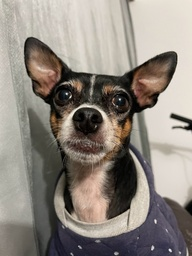
#> input picture DCT/IMG_0065.jpg, 192 x 256 px, shrunk from 643 x 857 before the run
$ jupyter execute DCT.ipynb
#> lines starting #> are read from the running program, lines starting #| are printed output that depends on the picture
# Laboratorio Numero 3

## Compresión de imágenes: La transformada discreta del coseno (DCT)

#### La DCT es la base para muchos esquemas de compresión de imágenes y audio, incluyendo los formatos jpg y mp3. En el caso de señales unidimensionales, la DCT está definida por la siguiente expresión:

$$
y(k) = DCT\{x(n)\} = w(k) \cdot \sum_{n=0}^{N-1} x(n) \cdot \cos \left[ \frac{\pi}{2N} \cdot (2n + 1) \cdot k \right]
$$
$$
\text{Para } 0 \leq k < N
$$
$$
\text{Donde: } w(k) = \begin{cases}
\sqrt{\frac{1}{N}} & \text{Para } k = 0, \\
\sqrt{\frac{2}{N}} & \text{Para } 1 \leq k < N
\end{cases}
$$
'''

## Metodología para el proceso de comprensión de imágenes usando la Transformada Discreta del Coseno (DCT)

### 1. División de la Imagen en Bloques
#### Las imágenes se dividen en bloques más pequeños, típicamente de 8x8 píxeles

[cell 1]
from PIL import Image
import numpy as np

def add_padding(image_array, block_size):
    height, width = image_array.shape
    padded_height = (height + block_size - 1) // block_size * block_size
    padded_width = (width + block_size - 1) // block_size * block_size
    padded_image = np.zeros((padded_height, padded_width), dtype=image_array.dtype)
    padded_image[:height, :width] = image_array
    return padded_image

def divide_image_into_blocks(image_path, block_size):
    # Cargar la imagen
#> called with image_path = 'IMG_0065.jpg', block_size = 8
    image = Image.open(image_path)
#> image is the input picture: PIL image 192x256 RGB; mean R, G, B 142.4, 135, 126.9
    image = image.convert('L')  # Convertir la imagen a escala de grises
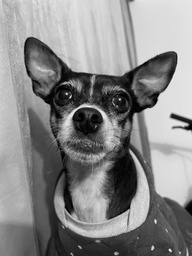
#> image: PIL image 192x256 L; min 0, max 252, mean 136.2
    image_array = np.array(image)

    # Agregar padding si es necesario
    image_array = add_padding(image_array, block_size)

    # Obtener las dimensiones de la imagen con padding
    height, width = image_array.shape
#> height = 256; width = 192

    # Dividir la imagen en bloques de 8x8
    blocks = []
    for i in range(0, height, block_size):
        for j in range(0, width, block_size):
            block = image_array[i:i+block_size, j:j+block_size]
            blocks.append(block)
#> after the loop, blocks = 768 items

    return blocks

#uso
image_path = 'IMG_0065.jpg'
block_size = 8
blocks = divide_image_into_blocks(image_path, block_size)
#> blocks = 768 items

# Mostrar algunos bloques
for index, block in enumerate(blocks[:4]):  # Mostrar los primeros 4 bloques
    print(f"Bloque {index + 1}:\n{block}\n")
#> this loop made 4 passes
#> (printed output is left out)

#### Cada dato en el bloque representa el valor de intensidad de un píxel en la imagen en escala de grises. Los valores de intensidad van desde 0 a 255, donde:

####	•	0 representa el negro absoluto.
####	•	255 representa el blanco absoluto.
####	•	Los valores intermedios representan varios tonos de gris, con valores más bajos siendo más oscuros y valores más altos siendo más claros.

### 2. Aplicación de la DCT a Cada Bloque
#### Para cada bloque de 8x8 píxeles, se aplica la Transformada Discreta del Coseno. La DCT convierte la información de píxeles de cada bloque desde el dominio espacial (donde la información está en términos de intensidad de píxeles) al dominio de frecuencia (donde la información está en términos de frecuencias).

 $$ F(u, v) = \frac{1}{4} C(u) C(v) \sum_{x=0}^{7} \sum_{y=0}^{7} f(x, y) \cos \left[ \frac{(2x+1)u\pi}{16} \right] \cos \left[ \frac{(2y+1)v\pi}{16} \right] $$

#### donde:

####	•	( f(x, y) ) es el valor del píxel en la posición (x, y) del bloque.
####	•	( F(u, v) ) es el coeficiente DCT en la posición (u, v).
####	•	( C(u) ) y  C(v)  son factores de normalización, definidos como:

$$ C(u) = \begin{cases}
\frac{1}{\sqrt{2}} & \text{si } u = 0 \\
1 & \text{si } u > 0
\end{cases} $$

[cell 2]
def C(val):
    return 1/np.sqrt(2) if val == 0 else 1

def apply_dct_to_block(block):
    block_size = block.shape[0]
    dct_block = np.zeros((block_size, block_size))
    for u in range(block_size):
        for v in range(block_size):
            sum_val = 0
            for x in range(block_size):
                for y in range(block_size):
                    sum_val += block[x, y] * np.cos((2*x + 1) * u * np.pi / 16) * np.cos((2*y + 1) * v * np.pi / 16)
            dct_block[u, v] = 0.25 * C(u) * C(v) * sum_val
    return dct_block

def apply_dct_to_blocks(blocks):
    dct_blocks = []
    for block in blocks:
        dct_block = apply_dct_to_block(block)
        dct_blocks.append(dct_block)
    return dct_blocks


# Aplicar la DCT a cada bloque
dct_blocks = apply_dct_to_blocks(blocks)
#> dct_blocks = 768 items

# Mostrar los primeros 4 bloques transformados
for index, block in enumerate(dct_blocks[:4]):  # Mostrar los primeros 4 bloques transformados
    print(f"DCT del Bloque {index + 1}:\n{block}\n")

### 3. Cuantización de los Coeficientes DCT

#### se cuantizan para reducir la cantidad de datos. La cuantización reduce la precisión de los coeficientes menos importantes (los de alta frecuencia), que generalmente tienen menos impacto visual, y mantiene más precisión en los coeficientes de baja frecuencia, que contienen la mayor parte de la información visual.

[cell 3]
def quantize_block(dct_block, quant_matrix):
    return np.round(dct_block / quant_matrix).astype(int)

def quantize_blocks(dct_blocks, quant_matrix):
    quantized_blocks = []
    for dct_block in dct_blocks:
        quantized_block = quantize_block(dct_block, quant_matrix)
        quantized_blocks.append(quantized_block)
    return quantized_blocks

# Matriz de cuantización estándar para JPEG
quantization_matrix = np.array([
    [16, 11, 10, 16, 24, 40, 51, 61],
    [12, 12, 14, 19, 26, 58, 60, 55],
    [14, 13, 16, 24, 40, 57, 69, 56],
    [14, 17, 22, 29, 51, 87, 80, 62],
    [18, 22, 37, 56, 68, 109, 103, 77],
    [24, 35, 55, 64, 81, 104, 113, 92],
    [49, 64, 78, 87, 103, 121, 120, 101],
    [72, 92, 95, 98, 112, 100, 103, 99]
])

# Cuantizar los bloques DCT
quantized_blocks = quantize_blocks(dct_blocks, quantization_matrix)
#> quantized_blocks = 768 items

# Mostrar los primeros 4 bloques cuantizados
for index, block in enumerate(quantized_blocks[:4]):  # Mostrar los primeros 4 bloques cuantizados
    print(f"Bloque Cuantizado {index + 1}:\n{block}\n")

### 4. Codificación
#### Los coeficientes cuantizados se reorganizan en un vector y se codifican usando métodos de compresión sin pérdida como la codificación Huffman o la codificación Run-Length.

[cell 4]
def zigzag_order(block):
    rows, cols = block.shape
    solution = [[] for i in range(rows + cols - 1)]
    for i in range(rows):
        for j in range(cols):
            sum = i + j
            if (sum % 2 == 0):
                solution[sum].insert(0, block[i][j])
            else:
                solution[sum].append(block[i][j])
    return [item for sublist in solution for item in sublist]

def run_length_encode(arr):
    rle = []
    last_val = arr[0]
    count = 1
    for val in arr[1:]:
        if val == last_val:
            count += 1
        else:
            rle.append((last_val, count))
            last_val = val
            count = 1
    rle.append((last_val, count))
    return rle

# Codificar en zig-zag y luego usar RLE
encoded_blocks = []
for block in quantized_blocks:
    zigzag = zigzag_order(block)
    rle = run_length_encode(zigzag)
    encoded_blocks.append(rle)
#> this loop made 768 passes
#> after the loop, encoded_blocks = 768 items

# Mostrar los primeros 4 bloques codificados
for index, block in enumerate(encoded_blocks[:4]):  # Mostrar los primeros 4 bloques codificados
    print(f"Bloque Codificado {index + 1}:\n{block}\n")
#> this loop made 4 passes
#> block on pass 2: [(93, 1), (-1, 1), (4, 1), (0, 2), (-1, 1), (1, 2), (0, 56)]

#### Guardar los bloques coficados

[cell 5]
# Guardar los bloques codificados y la forma de la imagen original
image_shape = (add_padding(np.array(Image.open(image_path).convert('L')), block_size)).shape
#> image_shape = (256, 192)

### Descompresión

#### los coeficientes cuantizados se deshacen del efecto de la cuantización (descuantización), y luego se aplica la Transformada Discreta Inversa del Coseno (IDCT) para convertir los datos de vuelta al dominio espacial.

#### Para aplicar la Transformada Discreta del Coseno Inversa (IDCT) de manera manual, se utiliza la fórmula matemática de la IDCT dada por:

#### $$ f(x, y) = \frac{1}{4} \sum_{u=0}^{N-1} \sum_{v=0}^{N-1} C(u) C(v) F(u, v) \cos \left[ \frac{(2x+1)u\pi}{2N} \right] \cos \left[ \frac{(2y+1)v\pi}{2N} \right] $$

#### donde:

#### $$ C(u) = \frac{1}{\sqrt{2}} \quad \text{si} \quad u = 0 \quad \text{y} \quad C(u) = 1 \quad \text{si} \quad u \neq 0$$

[cell 6]
import numpy as np
from PIL import Image
import matplotlib.pyplot as plt

# Decodificación Run-Length
def run_length_decode(rle):
    arr = []
    for value, count in rle:
        arr.extend([value] * count)
    return arr

# Reorganización en Zig-Zag inverso
def inverse_zigzag_order(arr, rows, cols):
    solution = np.zeros((rows, cols))
    index = 0
    for i in range(rows + cols - 1):
        if i % 2 == 0:
            x = min(i, rows - 1)
            y = i - x
            while x >= 0 and y < cols:
                solution[x, y] = arr[index]
                index += 1
                x -= 1
                y += 1
        else:
            y = min(i, cols - 1)
            x = i - y
            while y >= 0 and x < rows:
                solution[x, y] = arr[index]
                index += 1
                x += 1
                y -= 1
    return solution

# Descuantización
def dequantize_block(quantized_block, quant_matrix):
    return quantized_block * quant_matrix

# Aplicación de la IDCT manual
def apply_manual_idct_to_block(block):
    N = block.shape[0]
    idct_block = np.zeros((N, N))
    for x in range(N):
        for y in range(N):
            sum_val = 0
            for u in range(N):
                for v in range(N):
                    Cu = 1/np.sqrt(2) if u == 0 else 1
                    Cv = 1/np.sqrt(2) if v == 0 else 1
                    sum_val += Cu * Cv * block[u, v] * \
                               np.cos((2*x + 1) * u * np.pi / (2 * N)) * \
                               np.cos((2*y + 1) * v * np.pi / (2 * N))
            idct_block[x, y] = 0.25 * sum_val
    return idct_block

# Reconstrucción de la imagen
def reconstruct_image_from_blocks(blocks, image_shape, block_size):
    reconstructed_image = np.zeros(image_shape)
    height, width = image_shape
    index = 0
    for i in range(0, height, block_size):
        for j in range(0, width, block_size):
            reconstructed_image[i:i+block_size, j:j+block_size] = blocks[index]
            index += 1
    return reconstructed_image

# Código de compresión original
# [28 lines left out: functions add_padding, divide_image_into_blocks, not called in this run]

def C(val):
    return 1/np.sqrt(2) if val == 0 else 1

# [18 lines left out: functions apply_dct_to_block, apply_dct_to_blocks, not called in this run]

def quantize_block(dct_block, quant_matrix):
    return np.round(dct_block / quant_matrix).astype(int)

# [32 lines left out: functions quantize_blocks, zigzag_order, run_length_encode, not called in this run]

# Uso


# Decodificación y reconstrucción
decoded_blocks = []
for rle in encoded_blocks:
    decoded_block = run_length_decode(rle)
    inverse_zigzag = inverse_zigzag_order(decoded_block, block_size, block_size)
    dequantized_block = dequantize_block(inverse_zigzag, quantization_matrix)
    idct_block = apply_manual_idct_to_block(dequantized_block)
    decoded_blocks.append(idct_block)
#> this loop made 768 passes
#> rle on passes 2, 8, 10: [(93, 1), (-1, 1), (4, 1), (0, 2), (-1, 1), (1, 2), (0, 56)], [(107, 1), (0, 1), (1, 1), (0, 61)], [(110, 1), (1, 1), (0, 3), (-2, 1), (-1, 1), (0, 57)]
#> after the loop, decoded_blocks = 768 items

# Reconstruir la imagen
reconstructed_image = reconstruct_image_from_blocks(decoded_blocks, image_shape, block_size)
#> in reconstruct_image_from_blocks, `height, width = image_shape`: height = 256; width = 192
#> after the loop in reconstruct_image_from_blocks, `for i in range(0, height, block_size):`:
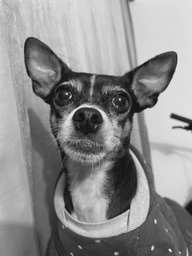
#> reconstructed_image: shape (256, 192) float64; min -21.29, max 260.8, mean 136.2; drawn with min black and max white
#> after the loop in reconstruct_image_from_blocks, `for i in range(0, height, block_size):`: index = 768

# Mostrar la imagen original y lareconstruida
plt.figure(figsize=(10, 5))
plt.subplot(1, 2, 1)
plt.title("Imagen Original")
plt.imshow(Image.open(image_path).convert("L"), cmap="gray")
plt.axis("off")

plt.subplot(1, 2, 2)
plt.title("Imagen Reconstruida")
plt.imshow(reconstructed_image, cmap="gray")
plt.axis("off")

plt.show()
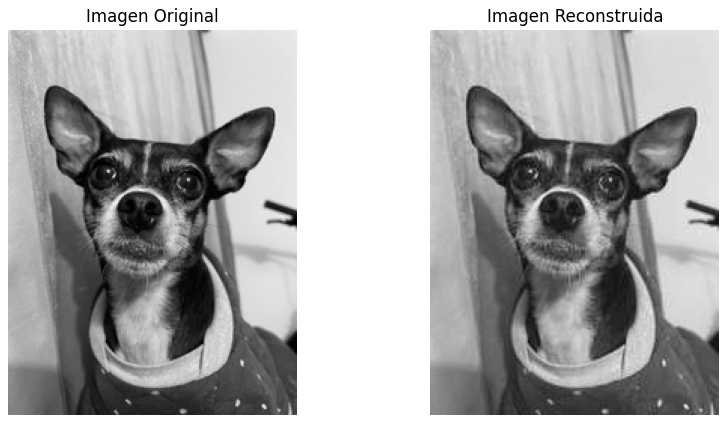
#> figure drawn by matplotlib, 2 panels

## Implementación con la función DCT de Scipy

[cell 7]
import numpy as np
from scipy.fftpack import dct, idct
import matplotlib.pyplot as plt
import cv2

[cell 8]
# Función para aplicar la DCT en 2D
def dct2(block):
    return dct(dct(block.T, norm='ortho').T, norm='ortho')

# Función para aplicar la IDCT en 2D
def idct2(block):
    return idct(idct(block.T, norm='ortho').T, norm='ortho')

# Cargar la imagen en escala de grises
img = cv2.imread('IMG_0065.jpg', cv2.IMREAD_GRAYSCALE)
#> img: shape (256, 192); min 0, max 252, mean 136.2

# Aplicar la DCT en 2D
dct_img = dct2(img)
#> in dct2, `return dct(dct(block.T, norm='ortho').T, norm='ortho')`:
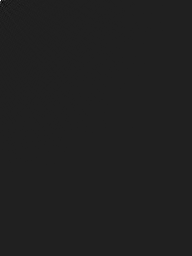
#> returned value: shape (256, 192) float64; min -4359.2, max 30201.3, mean 0.9; drawn with min black and max white

# Aplicar la IDCT para reconstruir la imagen
reconstructed_img = idct2(dct_img)

# Visualizar la imagen original, la transformada y la reconstruida
plt.figure(figsize=(15, 5))

plt.subplot(1, 3, 1)
plt.title("Imagen Original")
plt.imshow(img, cmap='gray')
plt.axis('off')

plt.subplot(1, 3, 2)
plt.title("Imagen DCT")
plt.imshow(np.log(abs(dct_img)), cmap='gray')
plt.axis('off')

plt.subplot(1, 3, 3)
plt.title("Imagen Reconstruida")
plt.imshow(reconstructed_img, cmap='gray')
plt.axis('off')

plt.show()
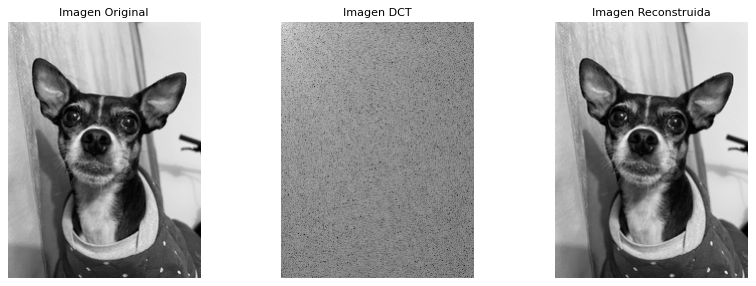
#> figure drawn by matplotlib, 3 panels
